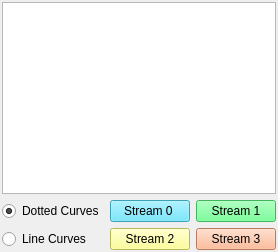
                  <widget class="QWidget" name="tab_3">
                   <attribute name="title">
                    <string>Single Window</string>
                   </attribute>
                   <layout class="QVBoxLayout" name="verticalLayout_6" stretch="1,0">
                    <property name="leftMargin">
                     <number>2</number>
                    </property>
                    <property name="topMargin">
                     <number>2</number>
                    </property>
                    <property name="rightMargin">
                     <number>2</number>
                    </property>
                    <property name="bottomMargin">
                     <number>2</number>
                    </property>
                    <item>
                     <widget class="PyDMWaveformPlot" name="waveformPlotBay1">
                      <property name="toolTip">
                       <string/>
                      </property>
                      <property name="showXGrid">
                       <bool>true</bool>
                      </property>
                      <property name="showYGrid">
                       <bool>true</bool>
                      </property>
                      <property name="axisColor">
                       <color>
                        <red>206</red>
                        <green>206</green>
                        <blue>206</blue>
                       </color>
                      </property>
                      <property name="showRightAxis">
                       <bool>true</bool>
                      </property>
                      <property name="title" stdset="0">
                       <string/>
                      </property>
                      <property name="curves">
                       <stringlist>
                        <string>{&quot;y_channel&quot;: &quot;ca://${DEVICE}:STR${MUX}:STREAM_SLOWDOUBLE${CH}&quot;, &quot;x_channel&quot;: null, &quot;plot_style&quot;: null, &quot;name&quot;: &quot;&quot;, &quot;color&quot;: &quot;cyan&quot;, &quot;lineStyle&quot;: 1, &quot;lineWidth&quot;: 2, &quot;symbol&quot;: null, &quot;symbolSize&quot;: 10, &quot;yAxisName&quot;: &quot;Axis 1&quot;, &quot;barWidth&quot;: null, &quot;upperThreshold&quot;: null, &quot;lowerThreshold&quot;: null, &quot;thresholdColor&quot;: &quot;white&quot;, &quot;redraw_mode&quot;: 2}</string>
                       </stringlist>
                      </property>
                      <property name="autoRangeY">
                       <bool>false</bool>
                      </property>
                      <property name="minYRange">
                       <double>-32768.000000000000000</double>
                      </property>
                      <property name="maxYRange">
                       <double>32767.000000000000000</double>
                      </property>
                      <property name="yLabels" stdset="0">
                       <stringlist/>
                      </property>
                     </widget>
                    </item>
                    <item>
                     <layout class="QGridLayout" name="gridLayout_7">
                      <property name="topMargin">
                       <number>0</number>
                      </property>
                      <item row="0" column="1">
                       <widget class="QPushButton" name="b1_channel0_pb">
                        <property name="styleSheet">
                         <string notr="true">QPushButton {
  background-color: rgb(85,225,255);
  border-color: rgb(209,247,255) rgb(0,140,168) rgb(0,140,168) rgb(209,247,255);
  color:black;
}
QPushButton:checked{
  background-color: #55ffff;
  border-color:  rgb(0,140,168) rgb(209,247,255) rgb(209,247,255)  rgb(0,140,168);
  font: bold;
  border-style: inset;
}
QPushButton:hover{
  border-style: outset;
  background-color: rgb(65,205,235)
}</string>
                        </property>
                        <property name="text">
                         <string>Stream 0 </string>
                        </property>
                        <property name="checkable">
                         <bool>true</bool>
                        </property>
                       </widget>
                      </item>
                      <item row="0" column="2">
                       <widget class="QPushButton" name="b1_channel1_pb">
                        <property name="styleSheet">
                         <string notr="true">QPushButton {
  background-color: rgb(85,255,127);
  border-color: rgb(201,255,214) rgb(0,154,37) rgb(0,154,37) rgb(201,255,214);
  color:black;
}
QPushButton:checked{
  background-color: rgb(85,255,127);
  border-color:  rgb(0,154,37) rgb(201,255,214) rgb(201,255,214)  rgb(0,154,37);
  font: bold;
  border-style: inset;
}
QPushButton:hover{
  border-style: outset;
  background-color: rgb(65,235,107)
}</string>
                        </property>
                        <property name="text">
                         <string>Stream 1</string>
                        </property>
                        <property name="checkable">
                         <bool>true</bool>
                        </property>
                       </widget>
                      </item>
                      <item row="1" column="2">
                       <widget class="QPushButton" name="b1_channel3_pb">
                        <property name="styleSheet">
                         <string notr="true">QPushButton {
  background-color: rgb(255,170,127);
  border-color: rgb(255,227,213) rgb(196,65,0) rgb(196,65,0) rgb(255,227,213);
  color:black;
}
QPushButton:checked{
  background-color: rgb(255,170,127);
  border-color:  rgb(196,65,0) rgb(255,227,213) rgb(255,227,213)  rgb(0196,65,0);
  font: bold;
  border-style: inset;
}
QPushButton:hover{
  border-style: outset;
  background-color: rgb(235,150,107)
}</string>
                        </property>
                        <property name="text">
                         <string>Stream 3</string>
                        </property>
                        <property name="checkable">
                         <bool>true</bool>
                        </property>
                       </widget>
                      </item>
                      <item row="1" column="1">
                       <widget class="QPushButton" name="b1_channel2_pb">
                        <property name="styleSheet">
                         <string notr="true">QPushButton {
  background-color: rgb(255,255,127);
  border-color: rgb(255,255,205) rgb(215,210,0) rgb(215,210,0) rgb(255,255,205);
  color:black;
}
QPushButton:checked{
  background-color: rgb(255,255,127);
  border-color:  rgb(215,210,0) rgb(255,255,205) rgb(255,255,205)  rgb(215,210,0);
  font: bold;
  border-style: inset;
}
QPushButton:hover{
  border-style: outset;
  background-color: rgb(235,235,107)
}</string>
                        </property>
                        <property name="text">
                         <string>Stream 2</string>
                        </property>
                        <property name="checkable">
                         <bool>true</bool>
                        </property>
                       </widget>
                      </item>
                      <item row="0" column="0">
                       <widget class="QRadioButton" name="bay1Mode0_rb">
                        <property name="text">
                         <string>Dotted Curves</string>
                        </property>
                        <property name="checked">
                         <bool>true</bool>
                        </property>
                       </widget>
                      </item>
                      <item row="1" column="0">
                       <widget class="QRadioButton" name="bay1Mode1_rb">
                        <property name="text">
                         <string>Line Curves</string>
                        </property>
                        <property name="checked">
                         <bool>false</bool>
                        </property>
                       </widget>
                      </item>
                     </layout>
                    </item>
                   </layout>
                  </widget>
